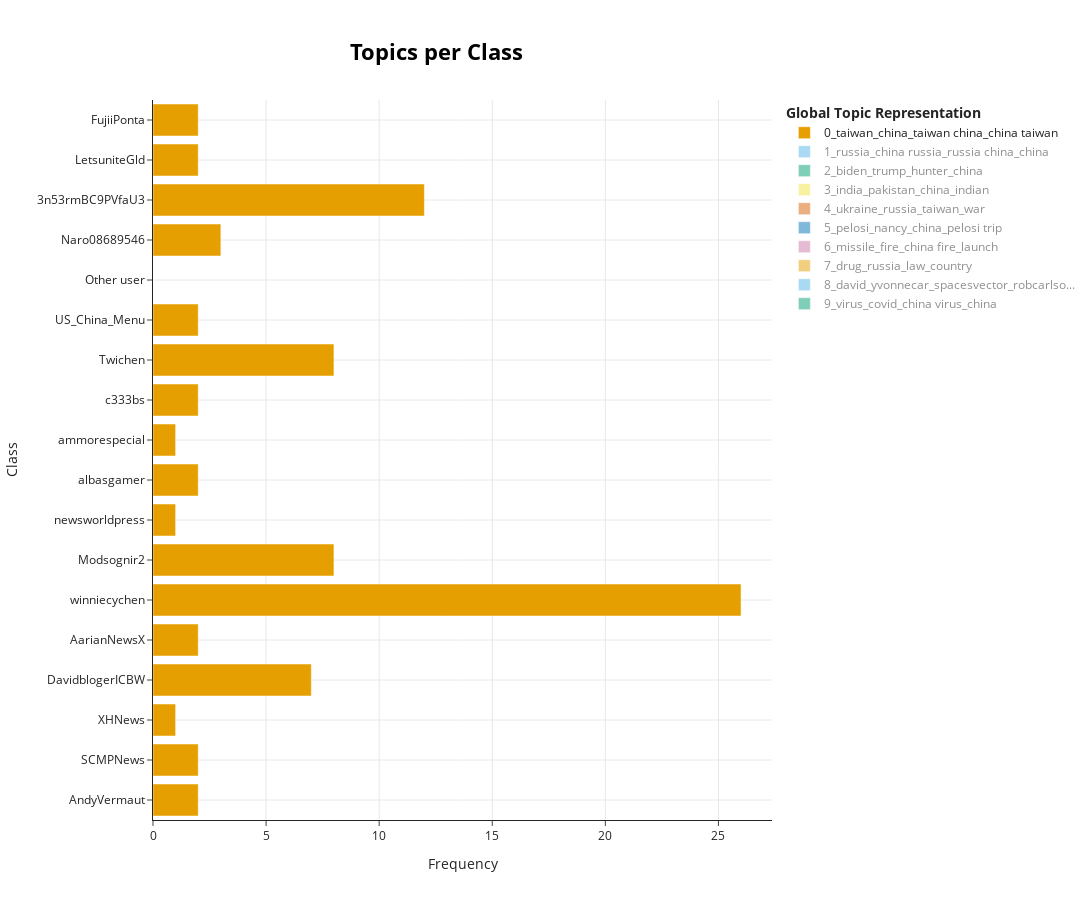

Notebook cell for this chart:
### Code cell
topic_model.visualize_topics_per_class(topics_per_class)

### Figure 1 — Plotly figure (JSON) as saved in the notebook; plotly's stock layout.template omitted (floating-point values rounded to 4 significant figures)
{"data": [{"hoverinfo": "text", "hovertext": ["<b>Topic 0</b><br>Words: mep, estonian mep, estonian, andy vermaut, vermaut share", "<b>Topic 0</b><br>Words: hong kong, hong, kong, youth come, toddler hong", "<b>Topic 0</b><br>Words: say reflection, typical arrogance, reflection typical, arrogance hegemonism, spokesperson criticize", "<b>Topic 0</b><br>Words: read headline, headline, headline china, read, taiwan", "<b>Topic 0</b><br>Words: flash update, flash, update, taiwan, update zambian", "<b>Topic 0</b><br>Words: rebel temporarily, legal territory, occupy legal, mean rebel, temporarily occupy", "<b>Topic 0</b><br>Words: milonewton, heuwiesel, thebrit, milonewton heuwiesel, heuwiesel thebrit", "<b>Topic 0</b><br>Words: leader strong, meet person, taiwan newsworldpress, plan meet, person official", "<b>Topic 0</b><br>Words: wenningzhai tzcl, ultrcrpdarian spokespersonchn, tzcl ultrcrpdarian, ultrcrpdarian, wenningzhai", "<b>Topic 0</b><br>Words: india claim, try india, linaxie try, tire crap, world tire", "<b>Topic 0</b><br>Words: know mongols, mongols conquer, conquer china, country spokespersonchn, kenneth mengmeng", "<b>Topic 0</b><br>Words: taiwan, taiwan independence, independence, sovereignty territorial, opposition", "<b>Topic 0</b><br>Words: amp diplomatic, wrong prc, benefit have, expect benefit, have trade", "<b>Topic 0</b><br>Words: taiwan, china, taiwan china, china taiwan, people", "<b>Topic 0</b><br>Words: chengchi, sighted, lev, post global, strait express", "<b>Topic 0</b><br>Words: druidsmith, republic china, republic, fallenxking, druidsmith nic", "<b>Topic 0</b><br>Words: act threat, bite little, didn act, hour battle, little cardboard", "<b>Topic 0</b><br>Words: august, samoa, territory face, official facebook, multi leg"], "marker": {"color": "#E69F00"}, "name": "0_taiwan_china_taiwan china_china taiwan", "orientation": "h", "type": "bar", "visible": true, "x": [2, 2, 1, 7, 2, 26, 8, 1, 2, 1, 2, 8, 2, 0, 3, 12, 2, 2], "y": ["AndyVermaut", "SCMPNews", "XHNews", "DavidblogerICBW", "AarianNewsX", "winniecychen", "Modsognir2", "newsworldpress", "albasgamer", "ammorespecial", "c333bs", "Twichen", "US_China_Menu", "Other user", "Naro08689546", "3n53rmBC9PVfaU3", "LetsuniteGld", "FujiiPonta"]}, {"hoverinfo": "text", "hovertext": ["<b>Topic 1</b><br>Words: russia, china russia, russia china, china, small business"], "marker": {"color": "#56B4E9"}, "name": "1_russia_china russia_russia china_china", "orientation": "h", "type": "bar", "visible": "legendonly", "x": [0], "y": ["Other user"]}, {"hoverinfo": "text", "hovertext": ["<b>Topic 2</b><br>Words: fuck, coviduan nonsense, fuck place, colorado destroy, screw loose", "<b>Topic 2</b><br>Words: biden, trump, hunter, china, democrats"], "marker": {"color": "#009E73"}, "name": "2_biden_trump_hunter_china", "orientation": "h", "type": "bar", "visible": "legendonly", "x": [4, 0], "y": ["ChinaVirusBio", "Other user"]}, {"hoverinfo": "text", "hovertext": ["<b>Topic 3</b><br>Words: homogenous, accept tibet, china homogenous, highly diverse, diverse friction", "<b>Topic 3</b><br>Words: india, pakistan, china, indian, india china", "<b>Topic 3</b><br>Words: tax, indian tax, department accuse, evasion nearly, accuse tax"], "marker": {"color": "#F0E442"}, "name": "3_india_pakistan_china_indian", "orientation": "h", "type": "bar", "visible": "legendonly", "x": [1, 0, 1], "y": ["jalebidaddy", "Other user", "whatchinareads"]}, {"hoverinfo": "text", "hovertext": ["<b>Topic 4</b><br>Words: mediate ukraine, condition right, war condition, china mediate, mediate", "<b>Topic 4</b><br>Words: ukraine, attention away, manpower support, ukraine fund, fund manpower", "<b>Topic 4</b><br>Words: ukraine, russia, taiwan, war, zelensky"], "marker": {"color": "#D55E00"}, "name": "4_ukraine_russia_taiwan_war", "orientation": "h", "type": "bar", "visible": "legendonly", "x": [1, 35, 0], "y": ["SCMPNews", "Liam66665", "Other user"]}, {"hoverinfo": "text", "hovertext": ["<b>Topic 5</b><br>Words: ego taiwan, serve real, purpose justify, taiwan preparation, preparation invasion", "<b>Topic 5</b><br>Words: say hypocrisy, justify response, suddenly vocal, irresponsible accusation, word suddenly", "<b>Topic 5</b><br>Words: pelosi, nancy, china, nancy pelosi, visit", "<b>Topic 5</b><br>Words: deep pelosi, chinese black, fan career, black fan, dig deep"], "marker": {"color": "#0072B2"}, "name": "5_pelosi_nancy_china_pelosi trip", "orientation": "h", "type": "bar", "visible": "legendonly", "x": [33, 2, 0, 1], "y": ["Liam66665", "Twichen", "Other user", "whatchinareads"]}, {"hoverinfo": "text", "hovertext": ["<b>Topic 6</b><br>Words: fire missiles, missiles taiwan, spokespersonchn china, china fire, spokespersonchn", "<b>Topic 6</b><br>Words: missile, fire, china fire, launch, ballistic"], "marker": {"color": "#CC79A7"}, "name": "6_missile_fire_china fire_launch", "orientation": "h", "type": "bar", "visible": "legendonly", "x": [7, 0], "y": ["c333bs", "Other user"]}, {"hoverinfo": "text", "hovertext": ["<b>Topic 7</b><br>Words: port blast, linger family, pass beirut, lebanese victim, mideaststorie", "<b>Topic 7</b><br>Words: malibu kinda, kinda day, ask world, change bail, day ask", "<b>Topic 7</b><br>Words: oxycodone, pill, oxycodone pill, pill oxycodone, package oxycodone", "<b>Topic 7</b><br>Words: drug, russia, law, country, russia china"], "marker": {"color": "#E69F00"}, "name": "7_drug_russia_law_country", "orientation": "h", "type": "bar", "visible": "legendonly", "x": [1, 1, 4, 0], "y": ["XHNews", "goldenage_china", "Lezette_China", "Other user"]}, {"hoverinfo": "text", "hovertext": ["<b>Topic 8</b><br>Words: tomorrow hangover, good today, party anymore, hangover cause, foam", "<b>Topic 8</b><br>Words: kingkentrells potus, botville, buy botville, potus elon, kingkentrells", "<b>Topic 8</b><br>Words: supermoon, night supermoon, wait tonight, long hot, moon ridebike", "<b>Topic 8</b><br>Words: fantastic, cool, david, toddwrobb, pamg", "<b>Topic 8</b><br>Words: david, fallingtree, twjackson, absolutelywoman darrellhuckleb, backagain keepitwilder"], "marker": {"color": "#56B4E9"}, "name": "8_david_yvonnecar_spacesvector_robcarlso...", "orientation": "h", "type": "bar", "visible": "legendonly", "x": [8, 1, 1, 2, 0], "y": ["goldenage_china", "ChinaVirusBio", "Lezette_China", "US_China_Menu", "Other user"]}, {"hoverinfo": "text", "hovertext": ["<b>Topic 9</b><br>Words: india vaccines, cow shit, vaccines cow, mfachina india, cow", "<b>Topic 9</b><br>Words: covid, die delhi, covid second, world forgive, percent right", "<b>Topic 9</b><br>Words: virus, covid, china virus, china, research"], "marker": {"color": "#009E73"}, "name": "9_virus_covid_china virus_china", "orientation": "h", "type": "bar", "visible": "legendonly", "x": [1, 2, 0], "y": ["RR88656428", "jalebidaddy", "Other user"]}], "layout": {"height": 900, "hoverlabel": {"bgcolor": "white", "font": {"family": "Rockwell", "size": 16}}, "legend": {"title": {"text": "<b>Global Topic Representation"}}, "title": {"font": {"color": "Black", "size": 22}, "text": "<b>Topics per Class", "x": 0.4, "xanchor": "center", "y": 0.95, "yanchor": "top"}, "width": 1250, "xaxis": {"showgrid": true, "title": {"text": "Frequency"}}, "yaxis": {"showgrid": true, "title": {"text": "Class"}}}}
